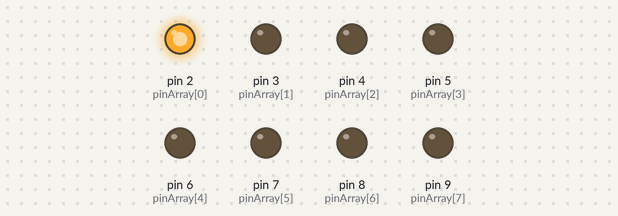
Bench run of a sketch on a simulated Arduino Uno, built with avr-gcc and run on an emulated ATmega328P. Parts: output pins drawn as LEDs (lit = HIGH).

Above: at 0.05 s.
At 0.65 s:
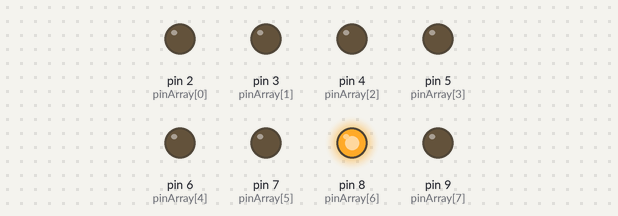
At 1.25 s:
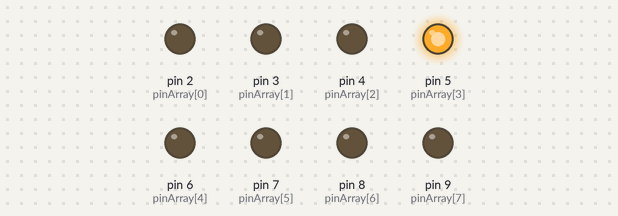
At 1.75 s:
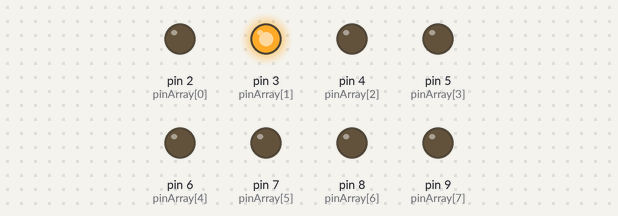
At 2.4 s:
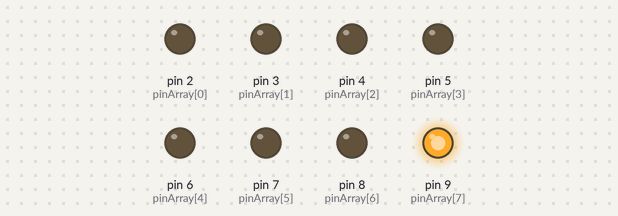
At 3.45 s:
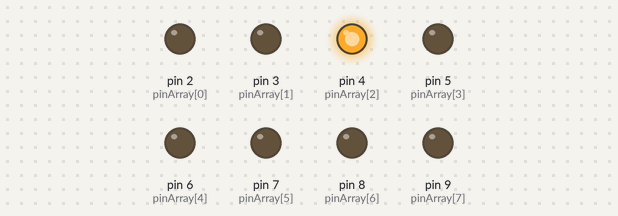
Timing chart, 0 to 3.8 s (numbered marks = the images above):
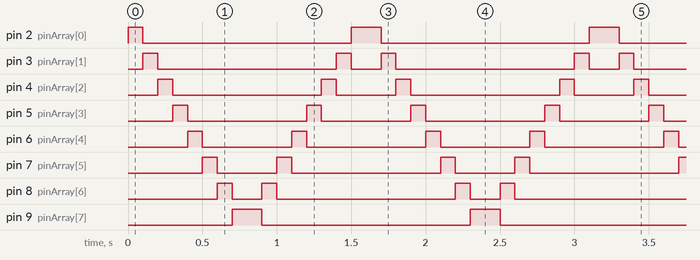

Measured:
- by itself, pin 2 (pinArray[0]): repeats every 1.6 s: LOW 1.4 s, HIGH 0.20 s
- by itself, pin 3 (pinArray[1]): repeats every 1.6 s: LOW 1.2 s, HIGH 0.10 s, LOW 0.20 s, HIGH 0.10 s
- by itself, pin 4 (pinArray[2]): repeats every 1.6 s: LOW 1.0 s, HIGH 0.10 s, LOW 0.40 s, HIGH 0.10 s
- by itself, pin 5 (pinArray[3]): repeats every 1.6 s: LOW 0.80 s, HIGH 0.10 s, LOW 0.60 s, HIGH 0.10 s
- by itself, pin 6 (pinArray[4]): repeats every 1.6 s: LOW 0.60 s, HIGH 0.10 s, LOW 0.80 s, HIGH 0.10 s
- by itself, pin 7 (pinArray[5]): repeats every 1.6 s: LOW 0.40 s, HIGH 0.10 s, LOW 1.0 s, HIGH 0.10 s
- by itself, pin 8 (pinArray[6]): repeats every 1.6 s: LOW 0.20 s, HIGH 0.10 s, LOW 1.2 s, HIGH 0.10 s
- by itself, pin 9 (pinArray[7]): alternates HIGH for 0.20 s and LOW for 1.4 s

The sketch:

Opdracht_2.ino
```cpp
const int pinArray[] = {2, 3, 4, 5, 6, 7, 8, 9}; // Pin-array voor de LEDs
const int numLeds = sizeof(pinArray) / sizeof(pinArray[0]); // Aantal LEDs berekenen
const int delayTime = 100; // Tijdvertraging in milliseconden

void setup()
{
  for (int count = 0; count < numLeds; count++) {
    pinMode(pinArray[count], OUTPUT); // Stel elke pin in als output
  }
}

void loop()
{
  // LEDs aanzetten van links naar rechts
  for (int i = 0; i < numLeds; i++) {
    digitalWrite(pinArray[i], HIGH); // Zet de LED aan
    delay(delayTime);                // Wacht voor de opgegeven tijd (100 ms)
    digitalWrite(pinArray[i], LOW);  // Zet de LED uit
  }

  // LEDs aanzetten van rechts naar links
  for (int i = numLeds - 1; i >= 0; i--) {
    digitalWrite(pinArray[i], HIGH); // Zet de LED aan
    delay(delayTime);                // Wacht voor de opgegeven tijd (100 ms)
    digitalWrite(pinArray[i], LOW);  // Zet de LED uit
  }
}
```
